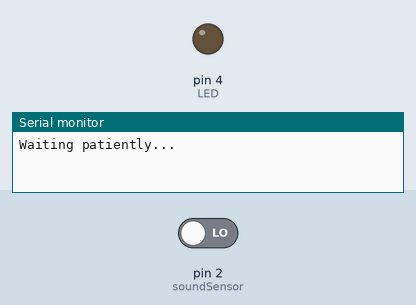
This sketch was run on a simulated Arduino Uno, built with avr-gcc and run on an emulated ATmega328P. Parts: output pins drawn as LEDs (lit = HIGH), the last lines printed to the serial monitor. Inputs (shaded band) come from the test bench; at power-on: pin 2 (soundSensor) LOW.

Above: at 1.2 s.
1.3 s: pin 2 (soundSensor) driven HIGH
At 3.88 s:
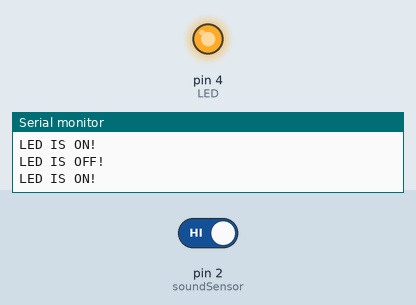
4.3 s: pin 2 (soundSensor) driven LOW
Timing chart, 0 to 7.3 s (numbered marks = the images above; inputs shaded):
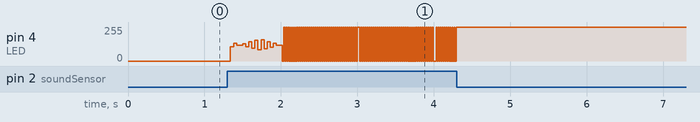

The sketch:

216089642_task_1_1_P.ino
```cpp
int soundSensor=2;
int LED=4;
boolean LEDStatus=false;
static const unsigned long REFRESH_INTERVAL = 1000; // ms
static unsigned long lastRefreshTime = 0;


void setup() {
 pinMode(soundSensor,INPUT);
 pinMode(LED,OUTPUT);
 Serial.begin(9600);

}

void waitingMessage()
{
  // runs every second....
  Serial.println("Waiting patiently...");
}

void statusMessage()
{
  if(LEDStatus == true){
    Serial.println("LED IS ON!");
  }
  else
  {
    Serial.println("LED IS OFF!");
  }
}


void loop() {


  int SensorData=digitalRead(soundSensor);

  if(millis() - lastRefreshTime >= REFRESH_INTERVAL)
    {
      lastRefreshTime += REFRESH_INTERVAL;
                  waitingMessage();
    }


  if(SensorData==1){

    if(LEDStatus==false){
        digitalWrite(LED,HIGH);
        LEDStatus=true;
        statusMessage();

}
    else{
        digitalWrite(LED,LOW);
        LEDStatus=false;
        statusMessage();
    }
  }

 }
```

Measured:
- after the input at 4.3 s, pin 4 (LED): stops changing and stays 255/255
